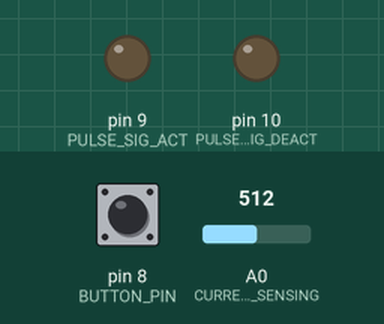
Recording of a sketch running on a simulated Arduino Uno, built with avr-gcc and run on an emulated ATmega328P. Parts: output pins drawn as LEDs (lit = HIGH). The test bench sets the inputs (shaded band); at power-on: pin 8 (BUTTON_PIN) HIGH, A0 (CURRENT_SENSING) = 512. What the sketch prints to the serial monitor is not drawn.

Above: at 1.2 s.
1.3 s: pin 8 (BUTTON_PIN) pulled LOW for 1 s
At 1.8 s:
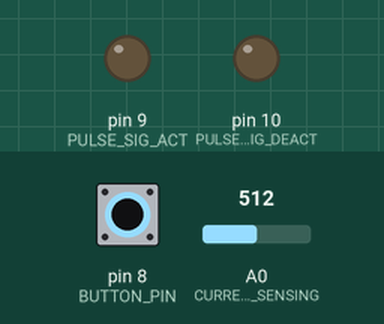
3.8 s: pin 8 (BUTTON_PIN) pulled LOW for 3.2 s
At 5.0 s:
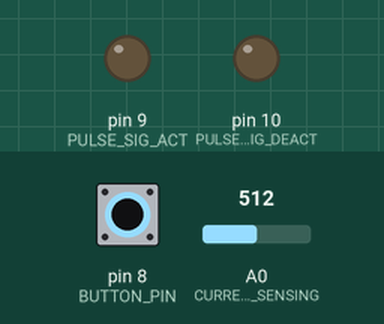
Timing chart, 0 to 8.5 s (numbered marks = the images above; inputs shaded):
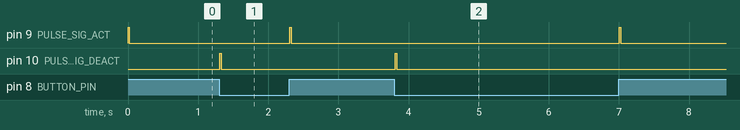

Measured:
- after the input at 1.3 s, pin 9 (PULSE_SIG_ACT): LOW → HIGH after 1.0 s, → LOW 0.02 s later; pin 10 (PULSE_SIG_DEACT): LOW → HIGH at once, → LOW 0.02 s later
- after the input at 3.8 s, pin 9 (PULSE_SIG_ACT): LOW → HIGH after 3.2 s, → LOW 0.02 s later; pin 10 (PULSE_SIG_DEACT): LOW → HIGH at once, → LOW 0.02 s later

The sketch:

arduino_safety_control.ino
```cpp
#include "Arduino.h"

// use digital pin8 as input pin for push button
#define BUTTON_PIN 8

// use A0 as input pin for current sensing
#define CURRENT_SENSING A0

// use digital pin9, pin10 as output pin for sending breaking pulses
#define PULSE_SIG_ACT 9
#define PULSE_SIG_DEACT 10

#define PULSE_TIME 20

static unsigned int state;
int button;

// the voltage at current sensing pin
float v_current_sensing;

// the flag that the current is zero
int zero_current;

// set the threshold voltage at current sensing pin to be 0.01v (close to 0v)
const float v_current_threshold = 0.01;

void setup() {
  Serial.begin(9600);
  state = 1;
  pinMode(BUTTON_PIN, INPUT_PULLUP);
  pinMode(PULSE_SIG_ACT, OUTPUT);
  pinMode(PULSE_SIG_DEACT, OUTPUT);
}

void loop() {

  button = !digitalRead(BUTTON_PIN);

  // check voltage of current sensing here and determine the boolean value of zero_current;
  // based on Vout = RL/10K * I(Amps) on current sensor, RL = 10k, Vout = I in amps, I resolution is about 0.004888
  v_current_sensing = 5.0/1023.0*analogRead(CURRENT_SENSING);
  Serial.println(v_current_sensing);

  if (v_current_sensing < v_current_threshold) {
    zero_current = 1;
  }
  else {
    zero_current = 0;
  }

  //state 1: normal operation
  //state 2: breaking due to pressing button
  //state 3: breaking due to current sensing = 0 (disconnect of the load)
  switch (state)
  {
  case 1:
    if(button == LOW) {
      state = 2;

      // send pulse signal of breaking here, pulse has voltage 3.3v/5v

      // start the pulse
      digitalWrite(PULSE_SIG_ACT, HIGH);

      // assume the pulse duration is 0.5s here
      delay(PULSE_TIME);

      // end the pulse
      digitalWrite(PULSE_SIG_ACT, LOW);
      delay(100);

      break;
    }

    if(zero_current == 1) {
      state = 3;
      Serial.println("zero_current = 1");
      // send pulse signal of breaking here, pulse has voltage 3.3v/5v

      // start the pulse
      digitalWrite(PULSE_SIG_ACT, HIGH);

      // assume the pulse duration is 0.5s here
      delay(PULSE_TIME);

      // end the pulse
      digitalWrite(PULSE_SIG_ACT, LOW);
      delay(100);

      break;
    }

    break;

  case 2:
    if(button == HIGH) {
      state = 1;

      // send pulse signal of breaking here, pulse has voltage 3.3v/5v

      // start the pulse
      digitalWrite(PULSE_SIG_DEACT, HIGH);

      // assume the pulse duration is 0.5s here
      delay(PULSE_TIME);

      // end the pulse
      digitalWrite(PULSE_SIG_DEACT, LOW);
      delay(100);

    }

    break;

  case 3:
    if(zero_current == 0) {
      state = 1;
      Serial.println("zero_current = 0");
      // send pulse signal of breaking here, pulse has voltage 3.3v/5v

      // start the pulse
      digitalWrite(PULSE_SIG_DEACT, HIGH);

      // assume the pulse duration is 0.5s here
      delay(PULSE_TIME);

      // end the pulse
      digitalWrite(PULSE_SIG_DEACT, LOW);
      delay(100);
    }

    break;
  }

}
```
